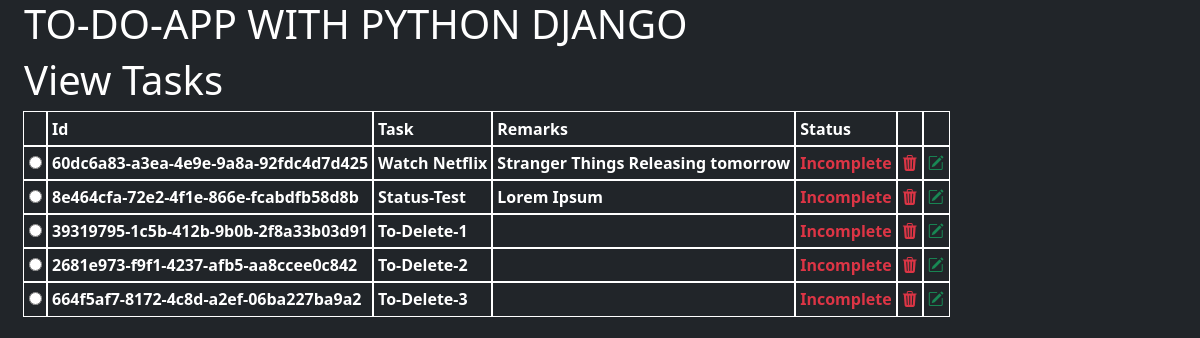
/viewtasks, run on an earlier commit of the app's database.
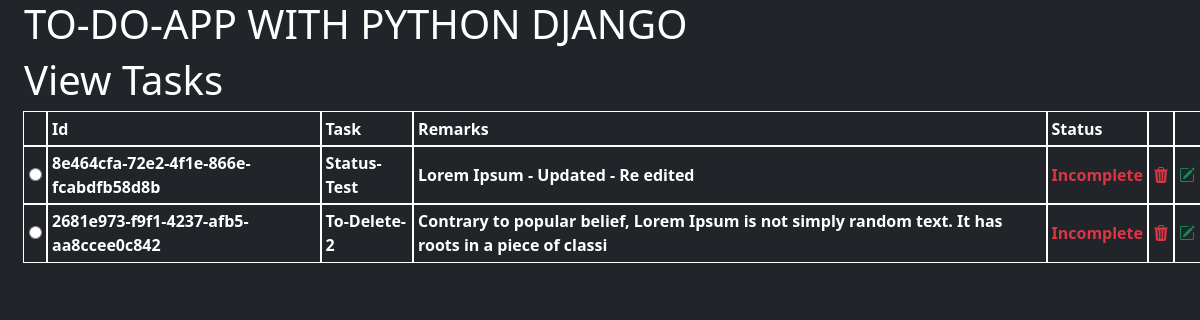
And on a later commit of the database.
### project/models.py (models this page shows, shortened)
class toDoList(models.Model):
    task = models.CharField(max_length=100,null=False,blank=False)
    remarks = models.TextField(max_length=100,null=True,blank=True)
    status = models.CharField(max_length=100,default='Incomplete')
    timeAdded = models.DateTimeField(auto_now_add=True)
    id = models.UUIDField(default=uuid.uuid4,unique=True,primary_key=True,editable=False)

### project/views.py (the view)
# urls.py: path('viewtasks',views.displayTask,name='viewtasks'),
def displayTask(request):
    tasks = toDoList.objects.all()
    template = 'project/view.html'
    context = {}
    context['tasks']=tasks
    return render(request,template,context)

### project/templates/project/view.html (shortened to what this page needs)
{% extends 'main.html' %}
{% block content %}
<h1>View Tasks</h1>
<table>
    <thead>
        <tr>
            <th></th>
            <th>Id</th>
            <th>Task</th>
            <th>Remarks</th>
            <th>Status</th>
            <th></th>
            <th></th>
        </tr>
    </thead>
    <tbody>
        {% for task in tasks %}
            <tr>
                <th><input type="radio" class="completeStatus" value="{{ task.id }}" data-url="{% url 'updatestatus' task.id %}" onclick="display5(this.value)"></th>
                <th>{{ task.id }}</th>
                <th>{{ task.task }}</th>
                <th>{{ task.remarks }}</th>
                <th class="text-danger">{{ task.status }}</th>
                <th><a href="{% url 'deletetasks' task.id %}"><i class="bi bi-trash3-fill text-danger"></i></a></th>
                <th><a href="{% url 'updatetasks' task.id %}"><i class="bi bi-pencil-square text-success"></i></a></th>
            </tr>
        {% endfor %}
    </tbody>
</table>
{% endblock content %}

### templates/main.html (shortened to what this page needs)
<!DOCTYPE html>
<html lang="en">
<head>
    <link href="https://cdn.jsdelivr.net/npm/bootstrap@5.2.0-beta1/dist/css/bootstrap.min.css" rel="stylesheet">
    <link rel="stylesheet" href="https://cdn.jsdelivr.net/npm/bootstrap-icons@1.8.3/font/bootstrap-icons.css">
</head>
<body class="bg-dark text-white ps-4">
    {% include 'navbar.html' %}
    {% block content %}
    {% endblock content %}
</body>
</html>

### templates/navbar.html
    <h1>TO-DO-APP WITH PYTHON DJANGO</h1>

### project/templates/project/view.html (style rules this page uses)
table,th { outline: 1px solid rgb(255, 255, 255); padding: 5px; }

What changed in the data, as far as the page shows it:
removed toDoList: id "60dc6a83-a3ea-4e9e-9a8a-92fdc4d7d425", task "Watch Netflix", remarks "Stranger Things Releasing tomorrow", status "Incomplete"
removed toDoList: id "39319795-1c5b-412b-9b0b-2f8a33b03d91", task "To-Delete-1", status "Incomplete"
removed toDoList: id "664f5af7-8172-4c8d-a2ef-06ba227ba9a2", task "To-Delete-3", status "Incomplete"
changed toDoList "8e464cfa-72e2-4f1e-866e-fcabdfb58d8b": remarks "Lorem Ipsum" → "Lorem Ipsum - Updated - Re edited"
changed toDoList "2681e973-f9f1-4237-afb5-aa8ccee0c842": remarks (not shown) → "Contrary to popular belief, Lorem Ipsum is not simply random text. It has roots in a piece of classi"
